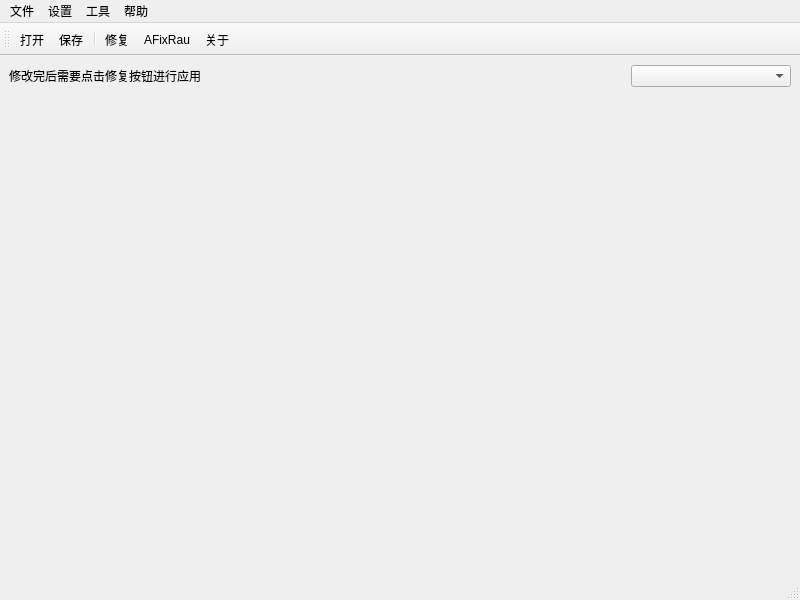
<?xml version="1.0" encoding="UTF-8"?>
<ui version="4.0">
 <class>WibuReader</class>
 <widget class="QMainWindow" name="WibuReader">
  <property name="geometry">
   <rect>
    <x>0</x>
    <y>0</y>
    <width>800</width>
    <height>600</height>
   </rect>
  </property>
  <property name="windowTitle">
   <string>Wibu Reader</string>
  </property>
  <property name="toolButtonStyle">
   <enum>Qt::ToolButtonIconOnly</enum>
  </property>
  <property name="animated">
   <bool>true</bool>
  </property>
  <property name="documentMode">
   <bool>false</bool>
  </property>
  <property name="tabShape">
   <enum>QTabWidget::Rounded</enum>
  </property>
  <widget class="QWidget" name="centralwidget">
   <layout class="QVBoxLayout" name="verticalLayout">
    <item>
     <layout class="QHBoxLayout" name="horizontalLayout">
      <item>
       <widget class="QLabel" name="label">
        <property name="text">
         <string>修改完后需要点击修复按钮进行应用</string>
        </property>
       </widget>
      </item>
      <item>
       <spacer name="horizontalSpacer_2">
        <property name="orientation">
         <enum>Qt::Horizontal</enum>
        </property>
        <property name="sizeHint" stdset="0">
         <size>
          <width>40</width>
          <height>20</height>
         </size>
        </property>
       </spacer>
      </item>
      <item>
       <widget class="QComboBox" name="comboBox">
        <property name="minimumSize">
         <size>
          <width>160</width>
          <height>16</height>
         </size>
        </property>
       </widget>
      </item>
     </layout>
    </item>
    <item>
     <widget class="QTabWidget" name="tabWidget">
      <property name="currentIndex">
       <number>-1</number>
      </property>
      <property name="documentMode">
       <bool>true</bool>
      </property>
      <property name="tabsClosable">
       <bool>true</bool>
      </property>
      <property name="movable">
       <bool>true</bool>
      </property>
     </widget>
    </item>
   </layout>
  </widget>
  <widget class="QMenuBar" name="menubar">
   <property name="geometry">
    <rect>
     <x>0</x>
     <y>0</y>
     <width>800</width>
     <height>23</height>
    </rect>
   </property>
   <widget class="QMenu" name="menu_file">
    <property name="title">
     <string>文件</string>
    </property>
    <widget class="QMenu" name="menu">
     <property name="title">
      <string>导出</string>
     </property>
     <property name="icon">
      <iconset>
       <normaloff>:/icon/Save.ico</normaloff>:/icon/Save.ico</iconset>
     </property>
     <addaction name="ASaveAsBin"/>
     <addaction name="ASaveAsXml"/>
    </widget>
    <addaction name="AOpen"/>
    <addaction name="ASave"/>
    <addaction name="menu"/>
    <addaction name="separator"/>
    <addaction name="AClose"/>
    <addaction name="AExit"/>
   </widget>
   <widget class="QMenu" name="menu_help">
    <property name="title">
     <string>帮助</string>
    </property>
    <addaction name="AAbout"/>
   </widget>
   <widget class="QMenu" name="menu_tools">
    <property name="title">
     <string>工具</string>
    </property>
    <addaction name="ACodeMeterLinPatch"/>
    <addaction name="AWbcKey"/>
   </widget>
   <widget class="QMenu" name="menu_setting">
    <property name="title">
     <string>设置</string>
    </property>
    <addaction name="AAuthSetting"/>
   </widget>
   <addaction name="menu_file"/>
   <addaction name="menu_setting"/>
   <addaction name="menu_tools"/>
   <addaction name="menu_help"/>
  </widget>
  <widget class="QStatusBar" name="statusbar">
   <property name="tabletTracking">
    <bool>false</bool>
   </property>
  </widget>
  <widget class="QToolBar" name="toolBar">
   <property name="windowTitle">
    <string>toolBar</string>
   </property>
   <attribute name="toolBarArea">
    <enum>TopToolBarArea</enum>
   </attribute>
   <attribute name="toolBarBreak">
    <bool>false</bool>
   </attribute>
   <addaction name="AOpen"/>
   <addaction name="ASave"/>
   <addaction name="separator"/>
   <addaction name="AFix"/>
   <addaction name="AFixRau"/>
   <addaction name="AAbout"/>
  </widget>
  <action name="AOpen">
   <property name="icon">
    <iconset resource="toolbar.qrc">
     <normaloff>:/toolbar/Open.png</normaloff>:/toolbar/Open.png</iconset>
   </property>
   <property name="text">
    <string>打开</string>
   </property>
  </action>
  <action name="AExit">
   <property name="icon">
    <iconset resource="toolbar.qrc">
     <normaloff>:/toolbar/Close.png</normaloff>:/toolbar/Close.png</iconset>
   </property>
   <property name="text">
    <string>退出</string>
   </property>
  </action>
  <action name="ASaveAsBin">
   <property name="icon">
    <iconset resource="toolbar.qrc">
     <normaloff>:/toolbar/Save.png</normaloff>:/toolbar/Save.png</iconset>
   </property>
   <property name="text">
    <string>输出二进制</string>
   </property>
  </action>
  <action name="ASaveAsXml">
   <property name="icon">
    <iconset resource="toolbar.qrc">
     <normaloff>:/toolbar/Save.png</normaloff>:/toolbar/Save.png</iconset>
   </property>
   <property name="text">
    <string>输出xml</string>
   </property>
  </action>
  <action name="ASave">
   <property name="icon">
    <iconset resource="toolbar.qrc">
     <normaloff>:/toolbar/Save.png</normaloff>:/toolbar/Save.png</iconset>
   </property>
   <property name="text">
    <string>保存</string>
   </property>
  </action>
  <action name="AAbout">
   <property name="icon">
    <iconset resource="toolbar.qrc">
     <normaloff>:/toolbar/About.png</normaloff>:/toolbar/About.png</iconset>
   </property>
   <property name="text">
    <string>关于</string>
   </property>
  </action>
  <action name="AFix">
   <property name="enabled">
    <bool>true</bool>
   </property>
   <property name="icon">
    <iconset resource="toolbar.qrc">
     <normaloff>:/toolbar/CheckFix.png</normaloff>:/toolbar/CheckFix.png</iconset>
   </property>
   <property name="text">
    <string>修复</string>
   </property>
   <property name="toolTip">
    <string>修复</string>
   </property>
  </action>
  <action name="AClose">
   <property name="icon">
    <iconset resource="toolbar.qrc">
     <normaloff>:/toolbar/Break.png</normaloff>:/toolbar/Break.png</iconset>
   </property>
   <property name="text">
    <string>关闭</string>
   </property>
  </action>
  <action name="ACodeMeterLinPatch">
   <property name="text">
    <string>CodeMeterLin补丁</string>
   </property>
  </action>
  <action name="AWbcKey">
   <property name="text">
    <string>wbc私钥</string>
   </property>
  </action>
  <action name="AAuthSetting">
   <property name="text">
    <string>授权设置</string>
   </property>
  </action>
  <action name="AFixRau">
   <property name="icon">
    <iconset resource="toolbar.qrc">
     <normaloff>:/toolbar/CheckRau.png</normaloff>:/toolbar/CheckRau.png</iconset>
   </property>
   <property name="text">
    <string>AFixRau</string>
   </property>
   <property name="toolTip">
    <string>修复RAU文件</string>
   </property>
  </action>
 </widget>
 <resources>
  <include location="toolbar.qrc"/>
 </resources>
 <connections>
  <connection>
   <sender>AOpen</sender>
   <signal>triggered()</signal>
   <receiver>WibuReader</receiver>
   <slot>update()</slot>
   <hints>
    <hint type="sourcelabel">
     <x>-1</x>
     <y>-1</y>
    </hint>
    <hint type="destinationlabel">
     <x>399</x>
     <y>299</y>
    </hint>
   </hints>
  </connection>
  <connection>
   <sender>AAbout</sender>
   <signal>triggered()</signal>
   <receiver>WibuReader</receiver>
   <slot>update()</slot>
   <hints>
    <hint type="sourcelabel">
     <x>-1</x>
     <y>-1</y>
    </hint>
    <hint type="destinationlabel">
     <x>399</x>
     <y>299</y>
    </hint>
   </hints>
  </connection>
  <connection>
   <sender>AExit</sender>
   <signal>triggered()</signal>
   <receiver>WibuReader</receiver>
   <slot>close()</slot>
   <hints>
    <hint type="sourcelabel">
     <x>-1</x>
     <y>-1</y>
    </hint>
    <hint type="destinationlabel">
     <x>399</x>
     <y>299</y>
    </hint>
   </hints>
  </connection>
  <connection>
   <sender>AFix</sender>
   <signal>triggered()</signal>
   <receiver>WibuReader</receiver>
   <slot>update()</slot>
   <hints>
    <hint type="sourcelabel">
     <x>-1</x>
     <y>-1</y>
    </hint>
    <hint type="destinationlabel">
     <x>399</x>
     <y>299</y>
    </hint>
   </hints>
  </connection>
  <connection>
   <sender>ASave</sender>
   <signal>triggered()</signal>
   <receiver>WibuReader</receiver>
   <slot>update()</slot>
   <hints>
    <hint type="sourcelabel">
     <x>-1</x>
     <y>-1</y>
    </hint>
    <hint type="destinationlabel">
     <x>399</x>
     <y>299</y>
    </hint>
   </hints>
  </connection>
  <connection>
   <sender>ASaveAsBin</sender>
   <signal>triggered()</signal>
   <receiver>WibuReader</receiver>
   <slot>update()</slot>
   <hints>
    <hint type="sourcelabel">
     <x>-1</x>
     <y>-1</y>
    </hint>
    <hint type="destinationlabel">
     <x>399</x>
     <y>299</y>
    </hint>
   </hints>
  </connection>
  <connection>
   <sender>ASaveAsXml</sender>
   <signal>triggered()</signal>
   <receiver>WibuReader</receiver>
   <slot>update()</slot>
   <hints>
    <hint type="sourcelabel">
     <x>-1</x>
     <y>-1</y>
    </hint>
    <hint type="destinationlabel">
     <x>399</x>
     <y>299</y>
    </hint>
   </hints>
  </connection>
  <connection>
   <sender>comboBox</sender>
   <signal>activated(int)</signal>
   <receiver>WibuReader</receiver>
   <slot>update()</slot>
   <hints>
    <hint type="sourcelabel">
     <x>709</x>
     <y>76</y>
    </hint>
    <hint type="destinationlabel">
     <x>399</x>
     <y>299</y>
    </hint>
   </hints>
  </connection>
  <connection>
   <sender>tabWidget</sender>
   <signal>tabCloseRequested(int)</signal>
   <receiver>WibuReader</receiver>
   <slot>update()</slot>
   <hints>
    <hint type="sourcelabel">
     <x>399</x>
     <y>331</y>
    </hint>
    <hint type="destinationlabel">
     <x>399</x>
     <y>299</y>
    </hint>
   </hints>
  </connection>
  <connection>
   <sender>AClose</sender>
   <signal>triggered()</signal>
   <receiver>WibuReader</receiver>
   <slot>update()</slot>
   <hints>
    <hint type="sourcelabel">
     <x>-1</x>
     <y>-1</y>
    </hint>
    <hint type="destinationlabel">
     <x>399</x>
     <y>299</y>
    </hint>
   </hints>
  </connection>
  <connection>
   <sender>tabWidget</sender>
   <signal>currentChanged(int)</signal>
   <receiver>WibuReader</receiver>
   <slot>update()</slot>
   <hints>
    <hint type="sourcelabel">
     <x>399</x>
     <y>331</y>
    </hint>
    <hint type="destinationlabel">
     <x>399</x>
     <y>299</y>
    </hint>
   </hints>
  </connection>
  <connection>
   <sender>ACodeMeterLinPatch</sender>
   <signal>triggered()</signal>
   <receiver>WibuReader</receiver>
   <slot>update()</slot>
   <hints>
    <hint type="sourcelabel">
     <x>-1</x>
     <y>-1</y>
    </hint>
    <hint type="destinationlabel">
     <x>399</x>
     <y>299</y>
    </hint>
   </hints>
  </connection>
  <connection>
   <sender>AWbcKey</sender>
   <signal>triggered()</signal>
   <receiver>WibuReader</receiver>
   <slot>update()</slot>
   <hints>
    <hint type="sourcelabel">
     <x>-1</x>
     <y>-1</y>
    </hint>
    <hint type="destinationlabel">
     <x>399</x>
     <y>299</y>
    </hint>
   </hints>
  </connection>
  <connection>
   <sender>AAuthSetting</sender>
   <signal>triggered()</signal>
   <receiver>WibuReader</receiver>
   <slot>update()</slot>
   <hints>
    <hint type="sourcelabel">
     <x>-1</x>
     <y>-1</y>
    </hint>
    <hint type="destinationlabel">
     <x>399</x>
     <y>299</y>
    </hint>
   </hints>
  </connection>
  <connection>
   <sender>AFixRau</sender>
   <signal>triggered()</signal>
   <receiver>WibuReader</receiver>
   <slot>update()</slot>
   <hints>
    <hint type="sourcelabel">
     <x>-1</x>
     <y>-1</y>
    </hint>
    <hint type="destinationlabel">
     <x>399</x>
     <y>299</y>
    </hint>
   </hints>
  </connection>
 </connections>
</ui>
